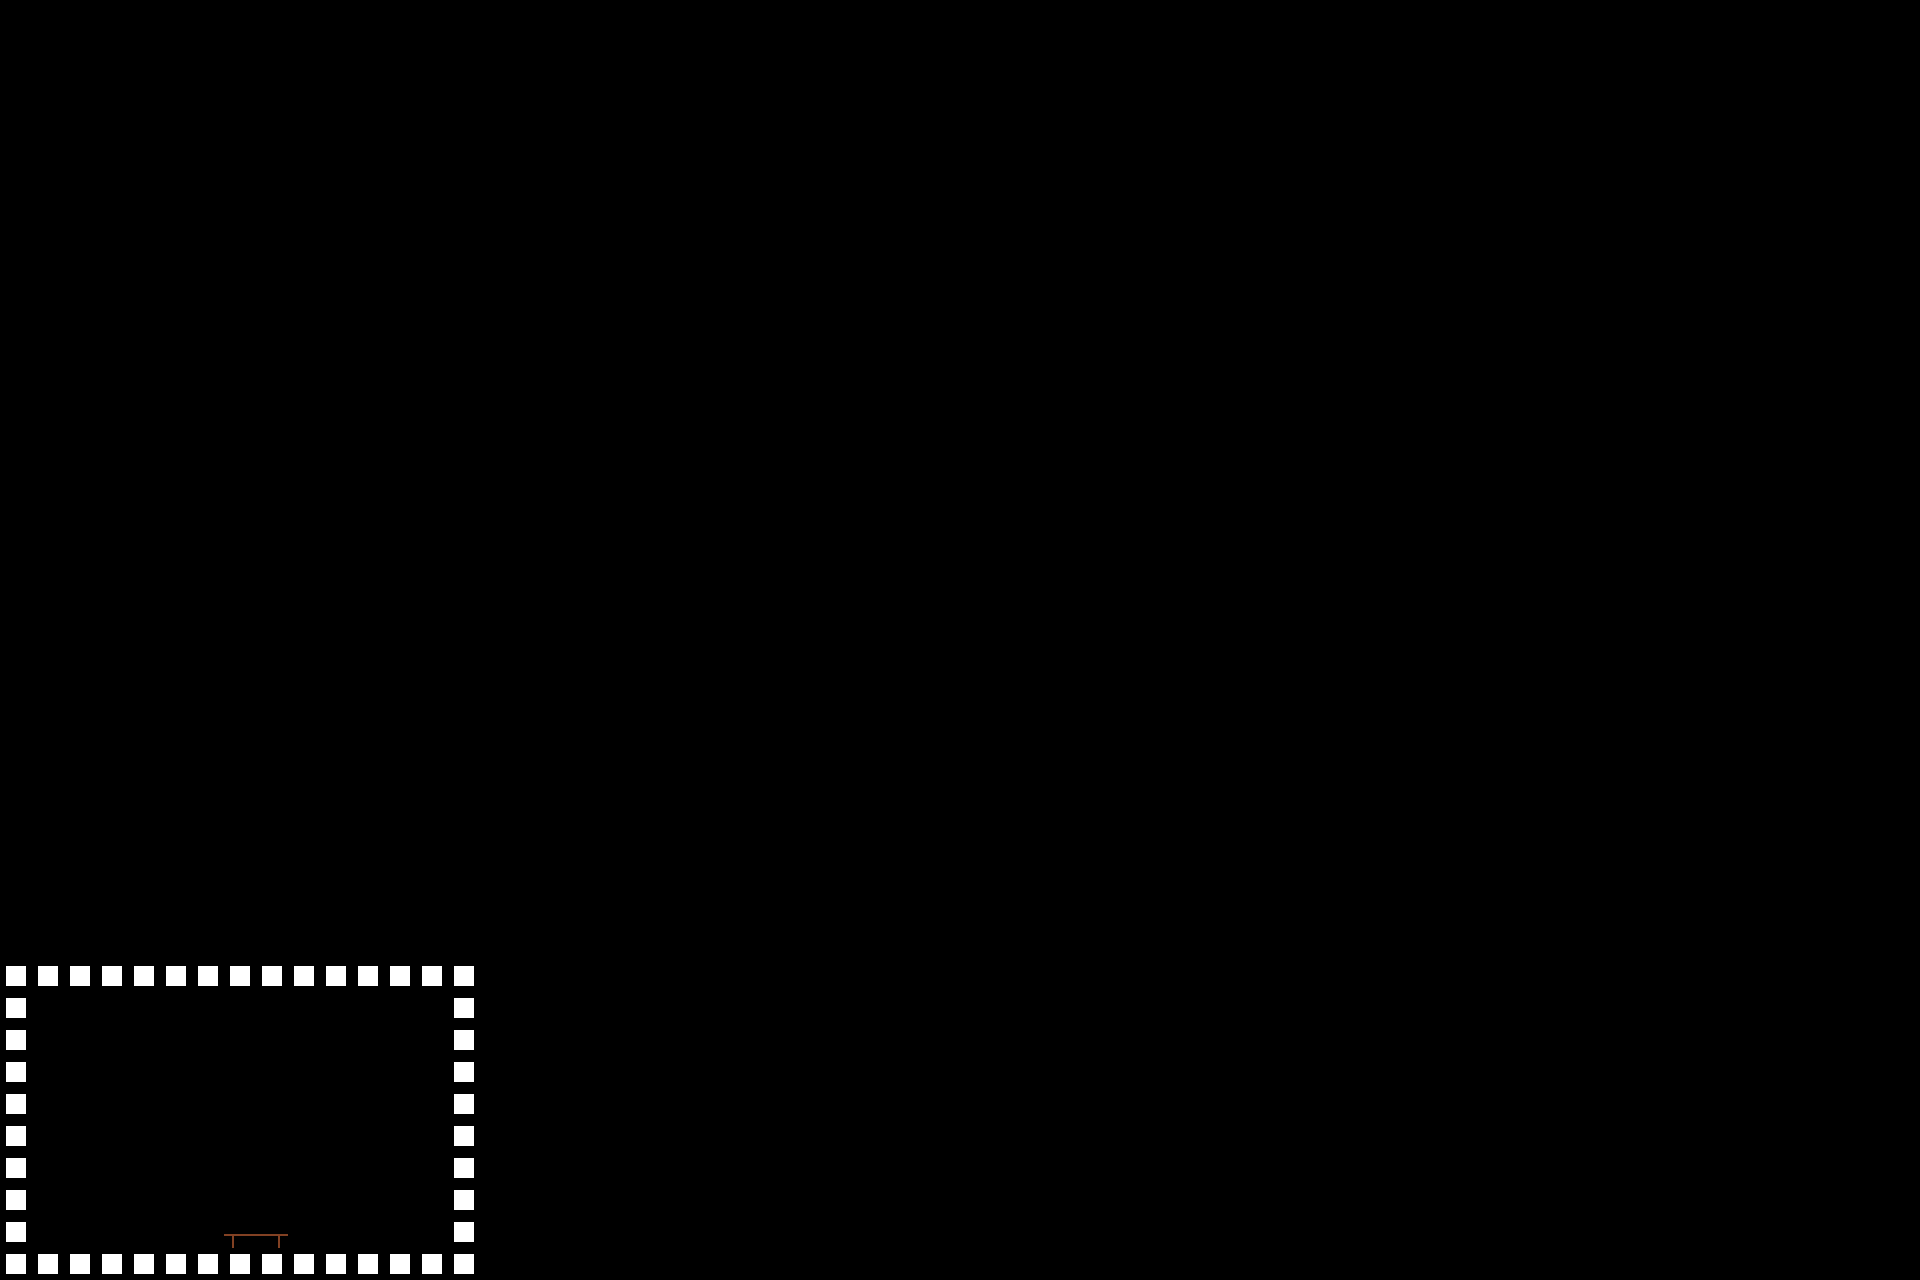

This game map was drawn from its Tiled (.tmx) file and the tilesets committed beside it. A one-line description and the trimmed map source follow:
An orthogonal 60x40 tile map with 32x32 px tiles, 2 tile layers (level, decoration), 2 tilesets and 6 objects (Indicator, CameraPos, player, player_2, Trigger, ...).

<map version="1.10" tiledversion="1.11.2" orientation="orthogonal" renderorder="right-down" width="60" height="40" tilewidth="32" tileheight="32" infinite="0" nextlayerid="8" nextobjectid="10">
 <tileset firstgid="1" source="test.tsx" />
 <tileset firstgid="26" source="wee.tsx" />
 <layer id="1" name="level" class="level" width="60" height="40">
  <data>[2400 cells, 46 non-empty, 1 distinct tile ids]</data>
 </layer>
 <layer id="3" name="decoration" class="deco" width="60" height="40">
  <data>[2400 cells, 1 non-empty, 1 distinct tile ids]</data>
 </layer>
 <objectgroup id="5" name="indicators" class="physics_objects" visible="0">
  <object id="8" name="table" type="Indicator" gid="27" x="224" y="1216" width="64" height="32" />
 </objectgroup>
 <objectgroup id="2" name="positions of stuff" class="positions" visible="0">
  <object id="1" name="default" type="CameraPos" x="0" y="960">
   <properties>
    <property name="screen_width" value="15" />
    <property name="trigger_type" value="activated" />
   </properties>
   <point />
  </object>
  <object id="3" name="player" x="128" y="1152">
   <point />
  </object>
  <object id="4" name="player_2" x="352" y="1152">
   <point />
  </object>
 </objectgroup>
 <objectgroup id="4" name="area triggers" class="positions" visible="0">
  <object id="6" name="table" type="Trigger" x="192" y="1216" width="126.667" height="32">
   <properties>
    <property name="trigger_type" value="trigger" />
   </properties>
  </object>
 </objectgroup>
 <objectgroup id="7" name="dialogues" class="dialogues">
  <object id="9" name="hello" x="320" y="1152" width="96" height="96" />
 </objectgroup>
</map>
